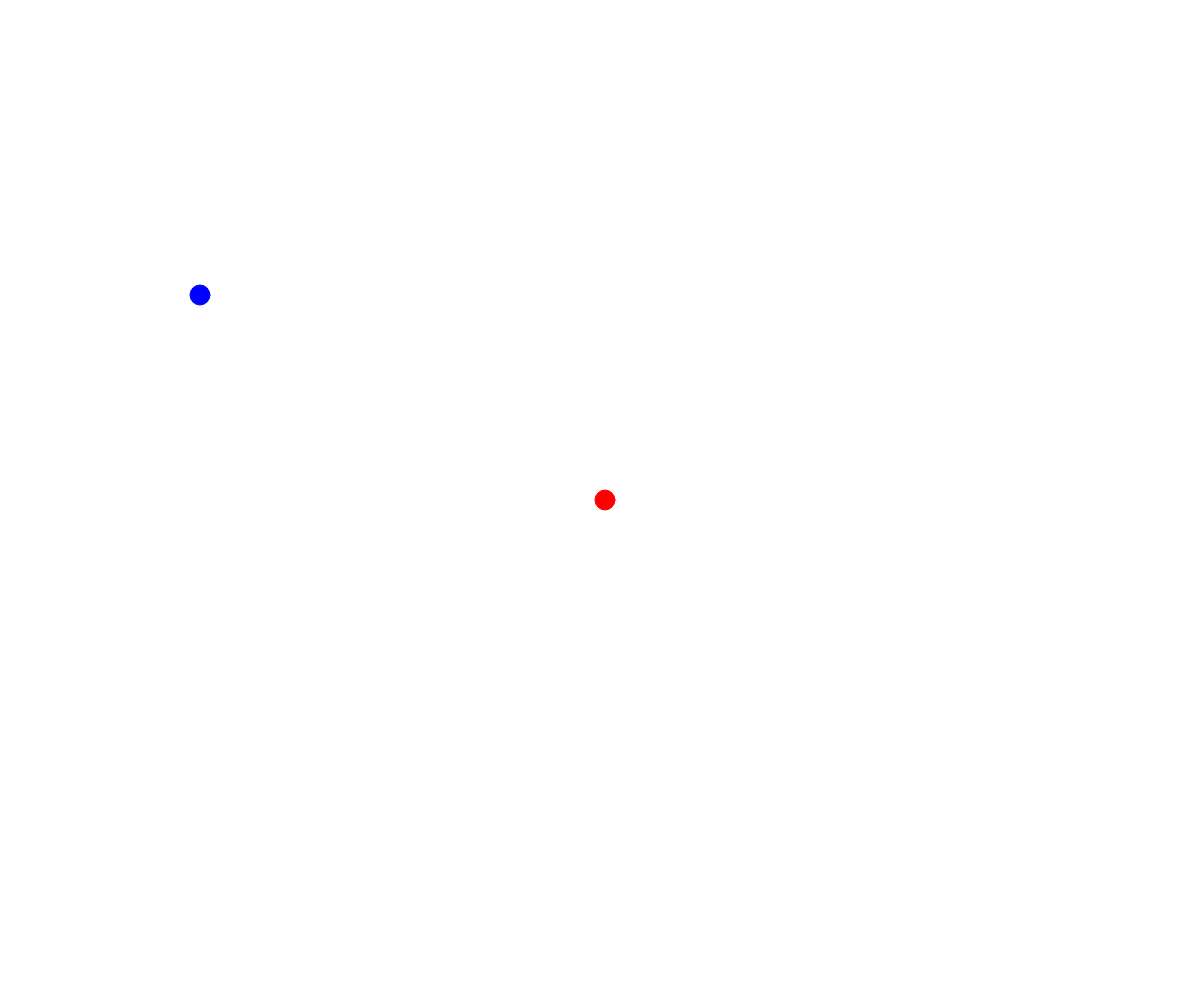
Frame 1 (no input)
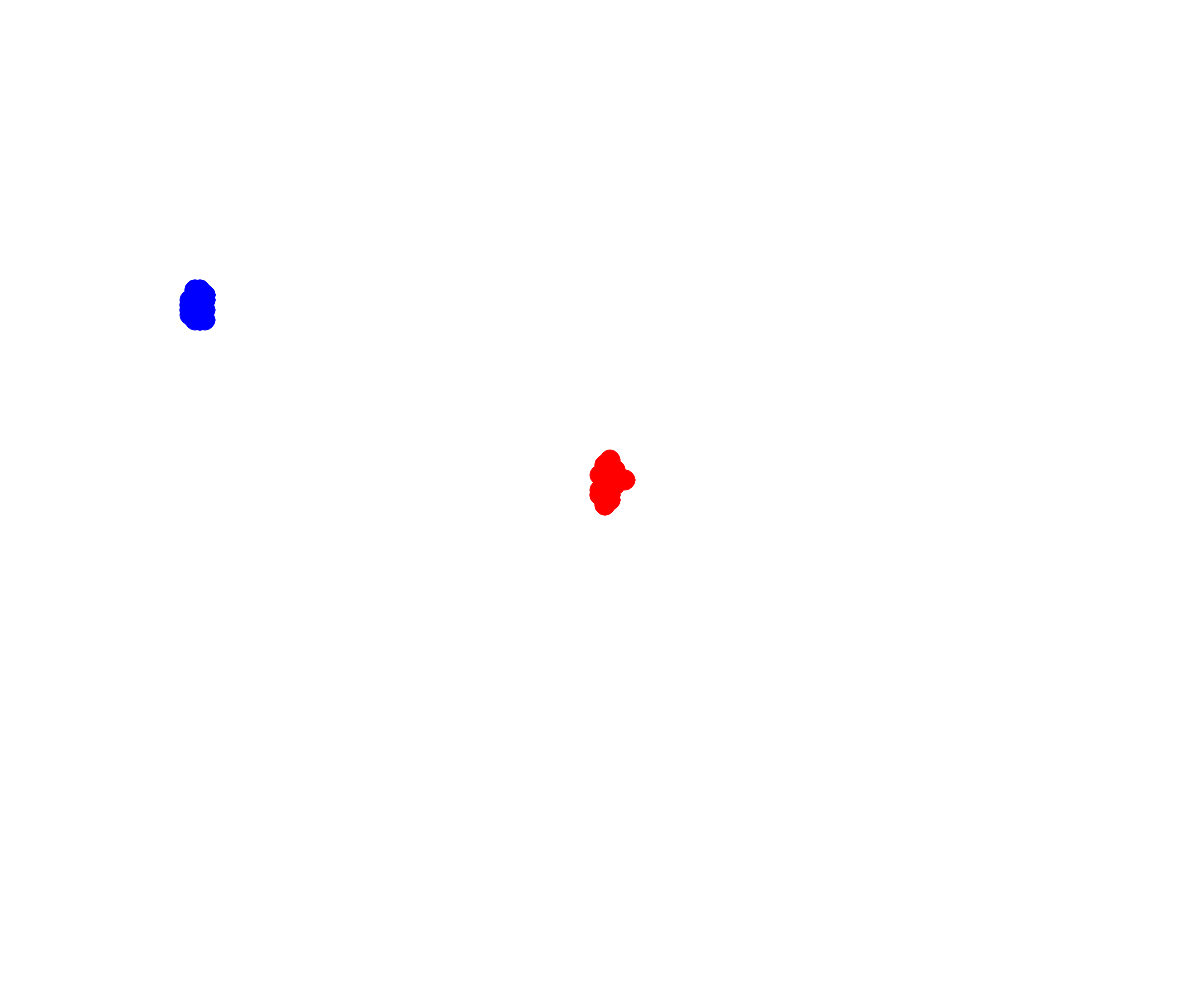
Frame 60 (no input)
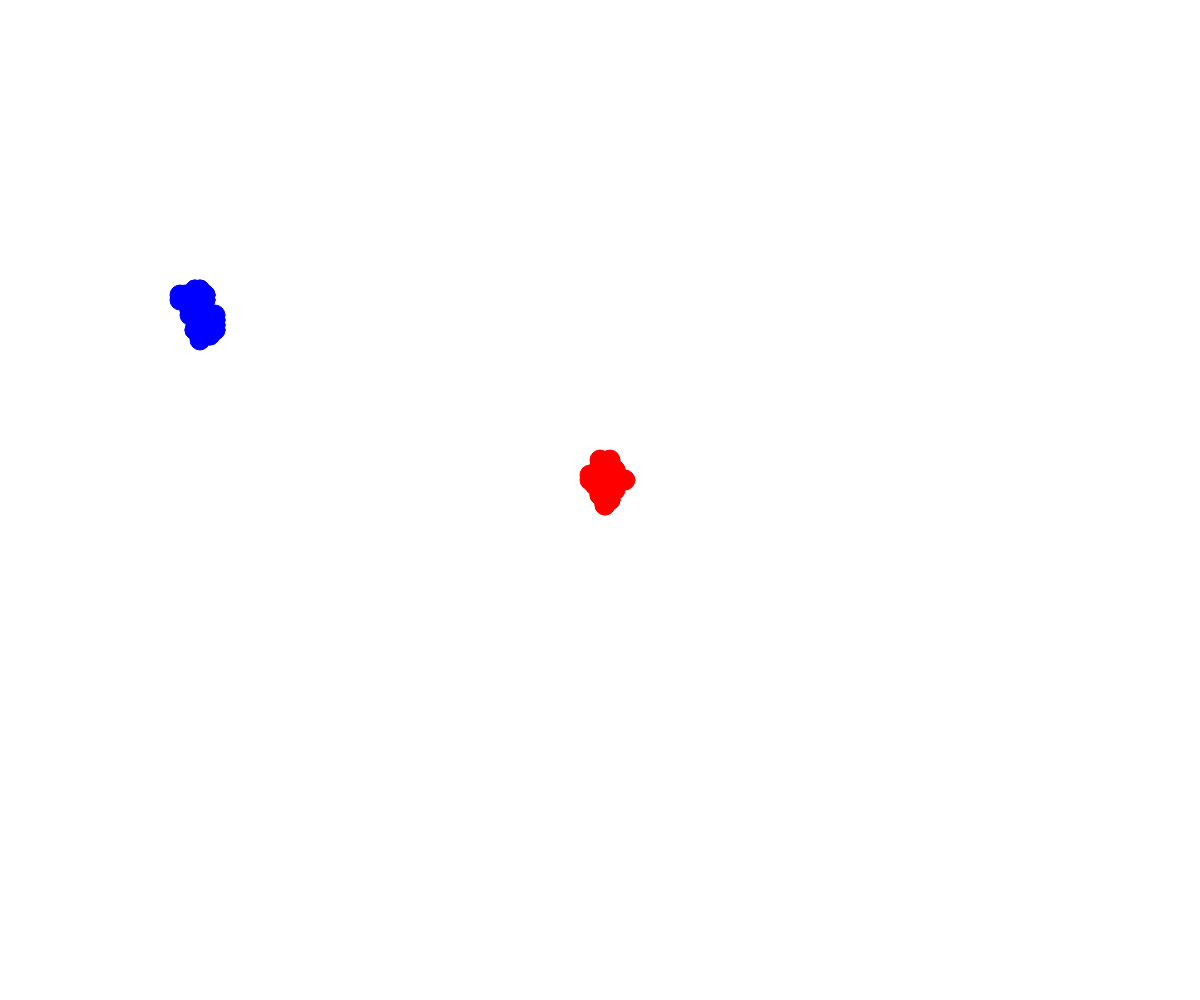
Frame 120 (the mouse pressed at the canvas centre since frame 60)

The p5.js sketch that drew these frames (run headless with seeded random() and noise() and a simulated clock; from frame 60 on, the mouse is pressed at the canvas centre):

// p5.js sketch
// ── sketch.js
// Walker-OOP
// Brophy
// 11/14/22

class Walker {
  constructor(x, y) {
    this.x = x;
    this.y = y;
    this.color = "red";
    this.speed = 5;
    this.raidus = 2;
    this.radius = 10;
  }

  display() {
    stroke(this.color);
    fill(this.color);
    circle(this.x, this.y, this.radius*2);

  }

  move() {
    let choice = random(100);

    if (choice < 25) {
      this.y -= this.speed;
    }
    else if (choice < 50) {
      //down
      this.y += this.speed;
    }
    else if (choice < 75) {
      // right
      this.x += this.speed;
    }
    else {
      //left
      this.x -= this.speed;      
    }

  }
}

let michael;
let katherine;
let joe;

function setup() {
  createCanvas(windowWidth, windowHeight);
  michael = new Walker(width/2, height/2);
  katherine = new Walker(200, 300);
  katherine.color = "blue";
  joe = new Walker(1600,800);
  joe.color = "green";
}

function draw() {
  michael.move();
  katherine.move();
  joe.move();
 
  katherine.display();
  michael.display();
  joe.display();

}
